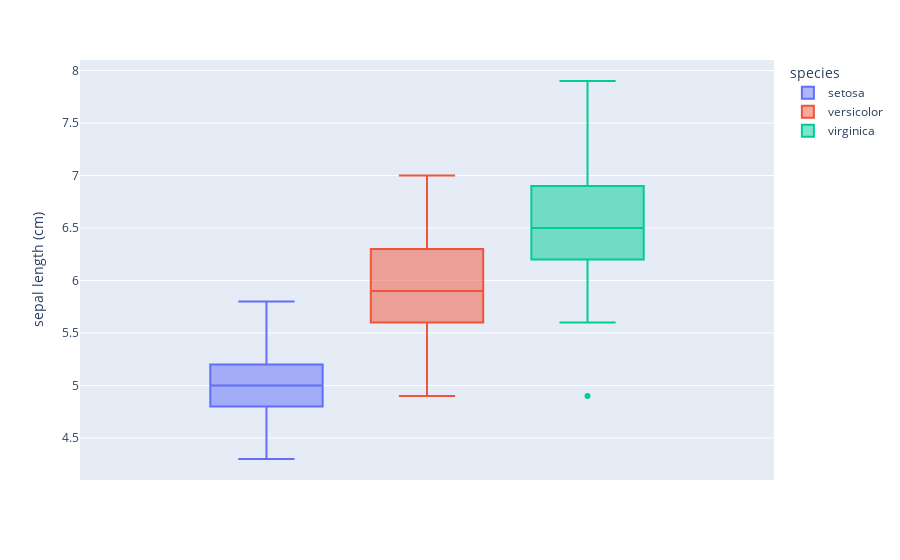

Notebook source saved alongside this figure:
### Markdown cell above
#### Box and Whisker Plots

### Code cell
fig = px.box(df, y='sepal length (cm)', color='species')
fig.show()

### Figure 1 — Plotly figure (JSON) as saved in the notebook; plotly's stock layout.template omitted (floating-point values rounded to 4 significant figures)
{"data": [{"alignmentgroup": "True", "hovertemplate": "species=setosa<br>sepal length (cm)=%{y}<extra></extra>", "legendgroup": "setosa", "marker": {"color": "#636efa"}, "name": "setosa", "notched": false, "offsetgroup": "setosa", "orientation": "v", "showlegend": true, "type": "box", "x0": " ", "xaxis": "x", "y": [5.1, 4.9, 4.7, 4.6, 5, 5.4, 4.6, 5, 4.4, 4.9, 5.4, 4.8, 4.8, 4.3, 5.8, 5.7, 5.4, 5.1, 5.7, 5.1, 5.4, 5.1, 4.6, 5.1, 4.8, 5, 5, 5.2, 5.2, 4.7, 4.8, 5.4, 5.2, 5.5, 4.9, 5, 5.5, 4.9, 4.4, 5.1, 5, 4.5, 4.4, 5, 5.1, 4.8, 5.1, 4.6, 5.3, 5], "y0": " ", "yaxis": "y"}, {"alignmentgroup": "True", "hovertemplate": "species=versicolor<br>sepal length (cm)=%{y}<extra></extra>", "legendgroup": "versicolor", "marker": {"color": "#EF553B"}, "name": "versicolor", "notched": false, "offsetgroup": "versicolor", "orientation": "v", "showlegend": true, "type": "box", "x0": " ", "xaxis": "x", "y": [7, 6.4, 6.9, 5.5, 6.5, 5.7, 6.3, 4.9, 6.6, 5.2, 5, 5.9, 6, 6.1, 5.6, 6.7, 5.6, 5.8, 6.2, 5.6, 5.9, 6.1, 6.3, 6.1, 6.4, 6.6, 6.8, 6.7, 6, 5.7, 5.5, 5.5, 5.8, 6, 5.4, 6, 6.7, 6.3, 5.6, 5.5, 5.5, 6.1, 5.8, 5, 5.6, 5.7, 5.7, 6.2, 5.1, 5.7], "y0": " ", "yaxis": "y"}, {"alignmentgroup": "True", "hovertemplate": "species=virginica<br>sepal length (cm)=%{y}<extra></extra>", "legendgroup": "virginica", "marker": {"color": "#00cc96"}, "name": "virginica", "notched": false, "offsetgroup": "virginica", "orientation": "v", "showlegend": true, "type": "box", "x0": " ", "xaxis": "x", "y": [6.3, 5.8, 7.1, 6.3, 6.5, 7.6, 4.9, 7.3, 6.7, 7.2, 6.5, 6.4, 6.8, 5.7, 5.8, 6.4, 6.5, 7.7, 7.7, 6, 6.9, 5.6, 7.7, 6.3, 6.7, 7.2, 6.2, 6.1, 6.4, 7.2, 7.4, 7.9, 6.4, 6.3, 6.1, 7.7, 6.3, 6.4, 6, 6.9, 6.7, 6.9, 5.8, 6.8, 6.7, 6.7, 6.3, 6.5, 6.2, 5.9], "y0": " ", "yaxis": "y"}], "layout": {"boxmode": "group", "legend": {"title": {"text": "species"}, "tracegroupgap": 0}, "margin": {"t": 60}, "xaxis": {"anchor": "y", "domain": [0, 1]}, "yaxis": {"anchor": "x", "domain": [0, 1], "title": {"text": "sepal length (cm)"}}}}
